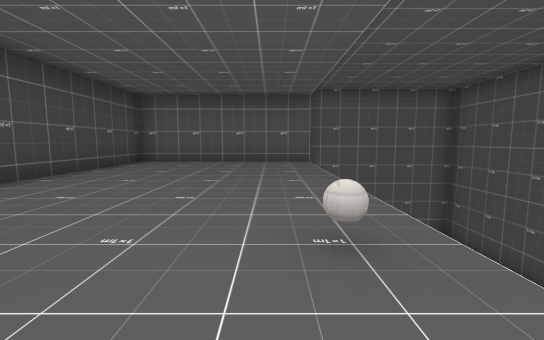
view 1 (above)

16 first-person views from a walk through a 3-D level made in the Godot game engine. The camera is 1.4 m above the floor, tilts 6° down and sees 90° across. The floor is counted in squares, 2.4 m on a side. Each view is taken from the middle of a square. On the plan, view 1 faces up. The plan holds only what a view shows up to about 9 squares ahead; the rest is blank. The place goes on beyond the plan. Characters and animated objects are left out. Some surface patterns are stand-ins.

view 2
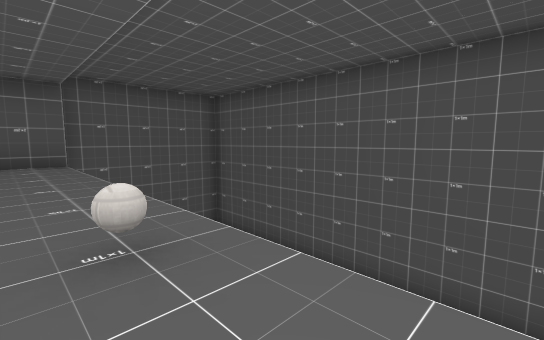

view 3
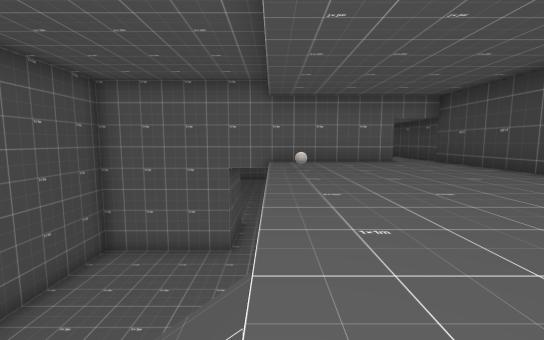

view 4
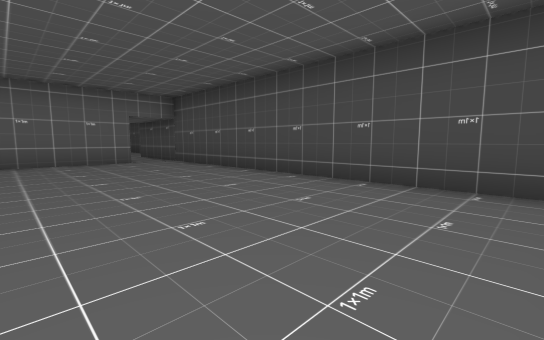

view 5
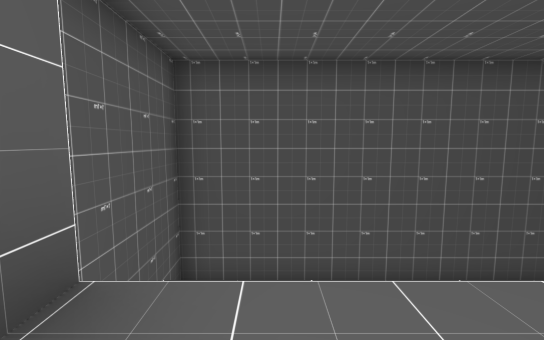

view 6
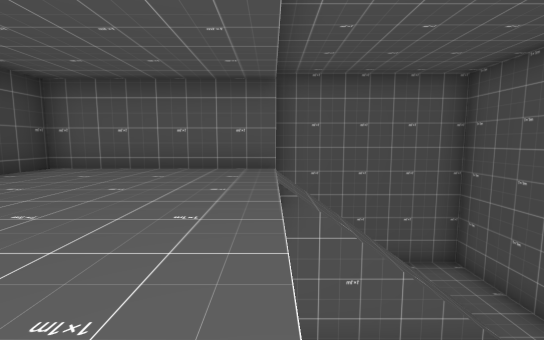

view 7
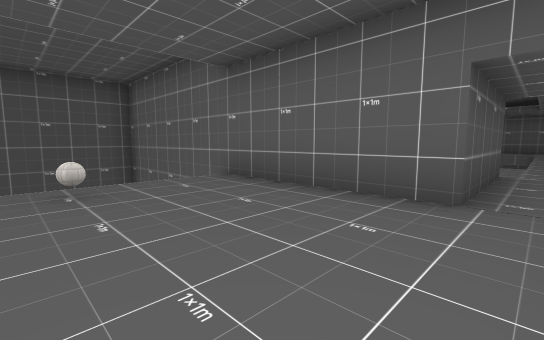

view 8
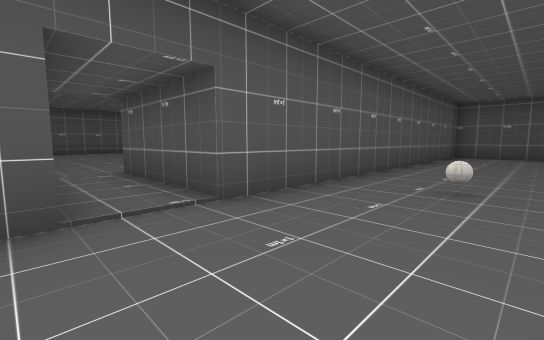

view 9
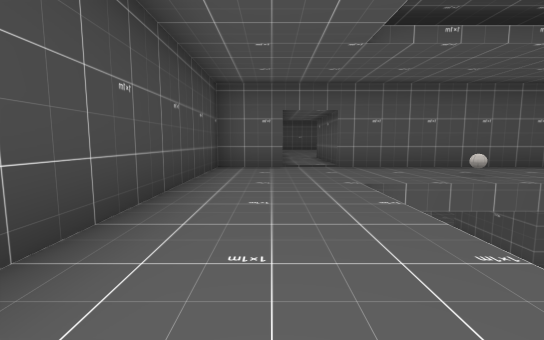

view 10
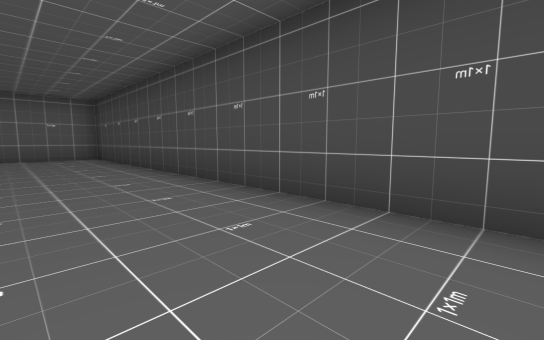

view 11
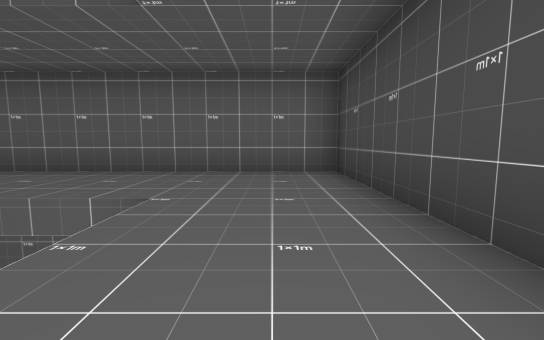

view 12
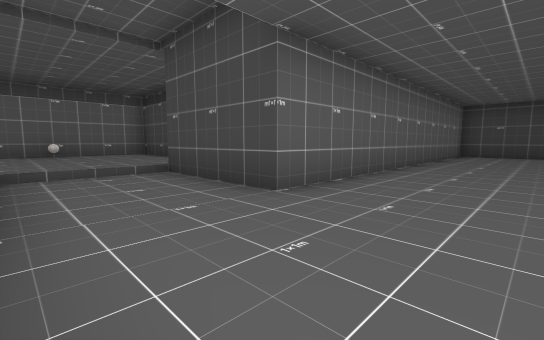

view 13
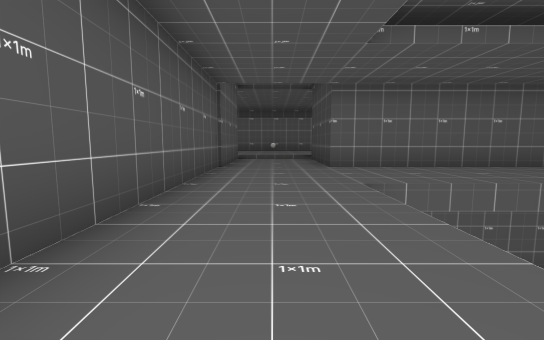

view 14
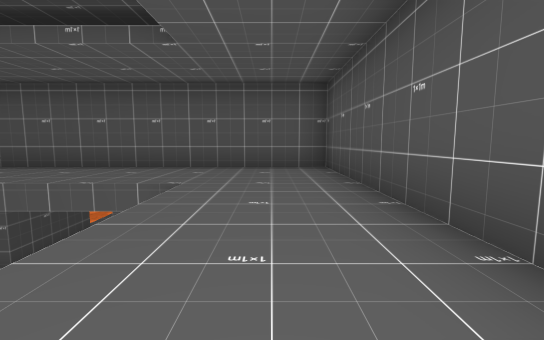

view 15
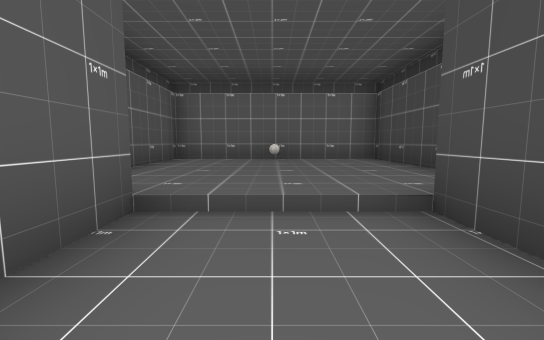

view 16
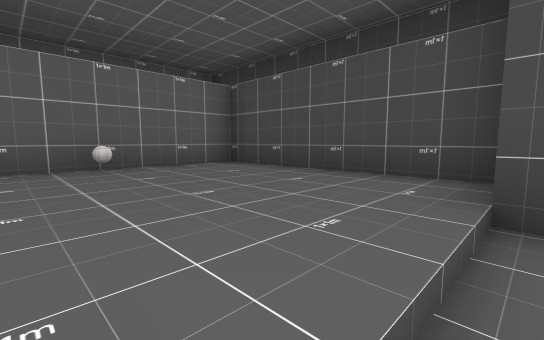

### Floor plan
Key: @ floor where view 1 was taken; # wall or solid block; . main floor; : floor 0.25 m higher than the main floor; - floor 6.5 m lower than the main floor; / step, stairs or slope; O other object.
Columns run from 6 left of view 1 to 9 right of it. Each row starts with its distance up from view 1.
  9           ###
  8   ######   -#
  7    ..../////#
  6    ..../////#
  5    ..../    #
  4    ..../    #
  3    ..../ ---#
  2    ..../----#
  1    ...O/----#
  0    ...@/----#
 -1   #.##//-####
 -2   #.##  -####
 -3 ###.##   ######
 -4 #.............#
 -5 #.....O.......#
 -6 #.............#
 -7 #...       ...#
 -8 #...       ...#
 -9 #...       ...#
-10 #...        . #
-11 #...       ...#
-12 #...       ...#
-13 #...       ...#
-14 #.............#
-15 #.............#
-16 #.............#
-17 ###########...#
-18          ##...#
-19          ##///#
-20          #:::::
-21          #:::::
-22          #:::::#
-23          #:::::#
-24          #######

Positions as (right, up) in squares from view 1, and headings:
1: (0, 0), facing up
2: (0, 0), facing up-right
3: (1, 7), facing down
4: (0, 7), facing down-left
5: (0, 7), facing right
6: (1, 2), facing up
7: (-3, 2), facing down-right
8: (-4, -6), facing up-right
9: (-4, -10), facing up
10: (-3, -6), facing down-left
11: (-4, -11), facing down
12: (7, -14), facing down-left
13: (6, -10), facing down
14: (6, -10), facing up
15: (6, -17), facing down
16: (7, -19), facing down-left
